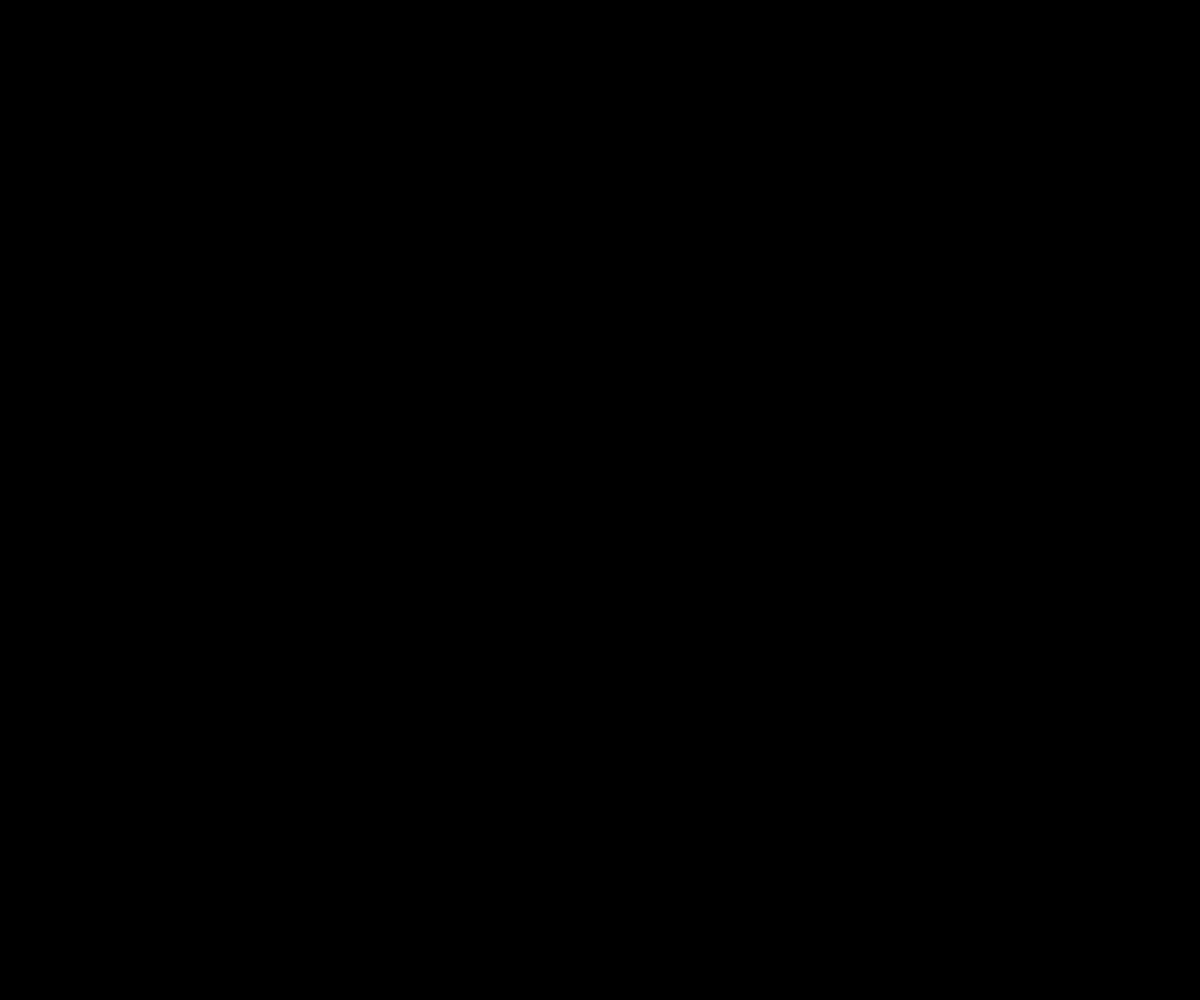
Frame 1 (no input)
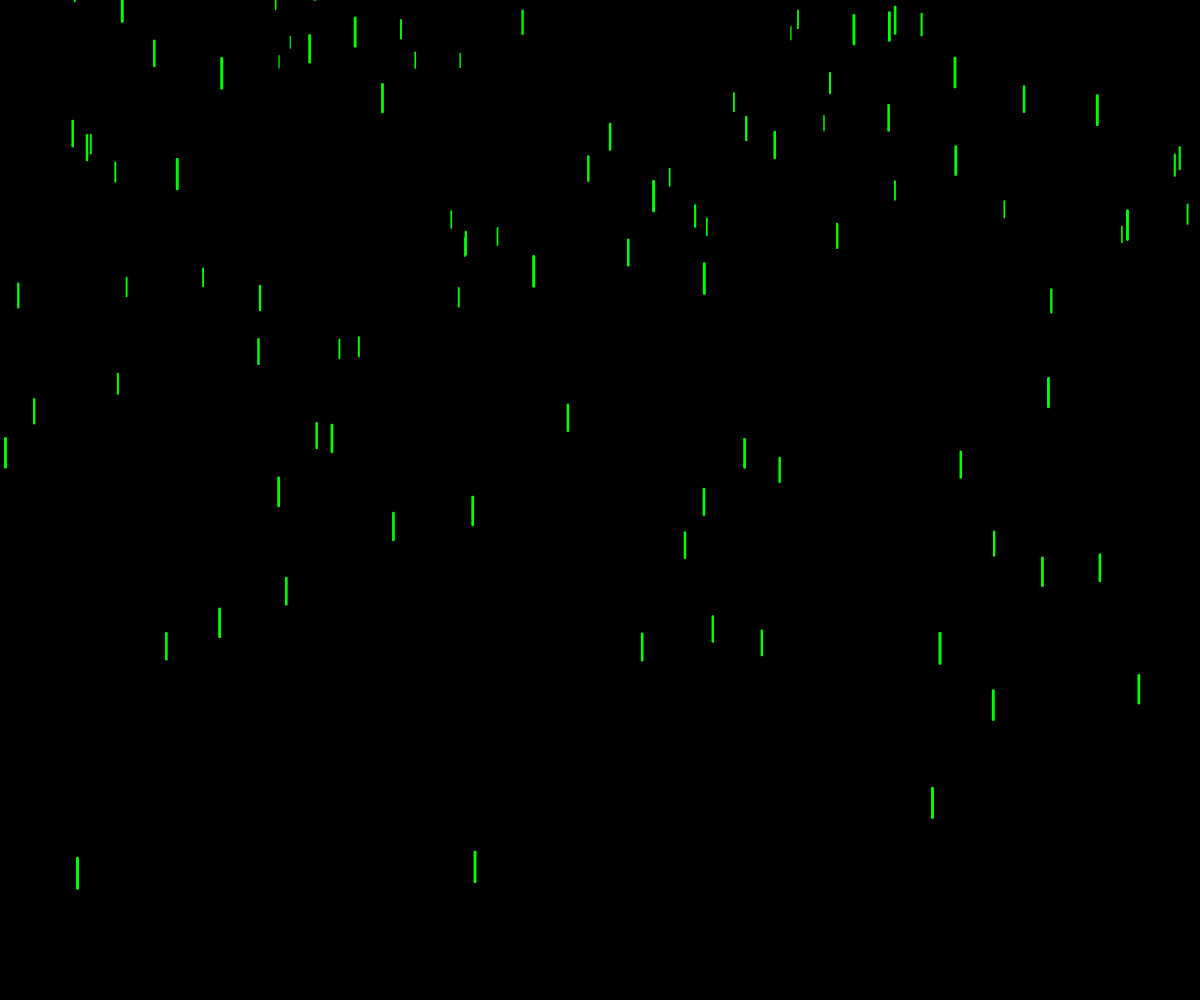
Frame 60 (no input)
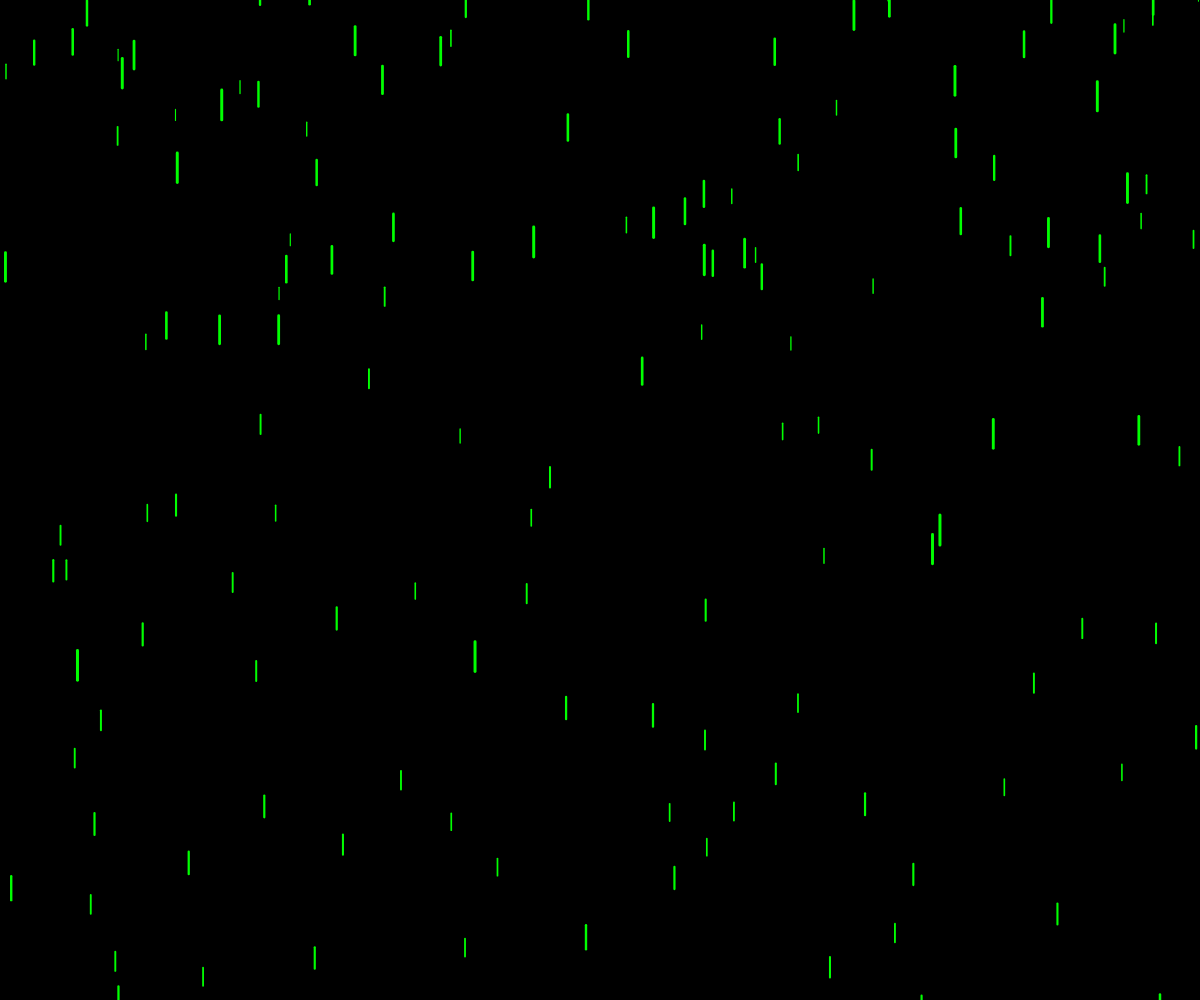
Frame 120 (the mouse pressed at the canvas centre since frame 60)

The p5.js sketch that drew these frames (run headless with seeded random() and noise() and a simulated clock; from frame 60 on, the mouse is pressed at the canvas centre):

// p5.js sketch
// ── sketch.js
var drops = [];
function setup() {
	createCanvas(windowWidth, windowHeight);
	for(var i = 0; i< 200; i++){
  	drops.push(new Drop());
	}
}

function draw() {
  background(0);
  for(var i = 0; i< 200; i++){
  	drops[i].show();
  	drops[i].fall();
	}
}

// ── drop.js

function Drop() {
	this.x = random(0,width);
	this.y = random(-1000,-50);
	this.z = random(0,20);
	this.g = map(this.z,0,20,0.01,0.2);
	this.vel = map(this.z,0,20,0,10);
	this.length = map(this.z,0,20,10,30);
	this.fall = function() {
		if(this.y >= height){
			this.y = random(-100,-200);
			this.vel = map(this.z,0,20,0,10);
		}
		this.y = this.y + this.vel;
		this.vel = this.vel + this.g;
	}
	this.show = function() {
		stroke(0,255,0);
		 strokeWeight(map(this.z, 0, 20, 1, 3));
		line(this.x,this.y,this.x,this.y+this.length);
	}
	
}
